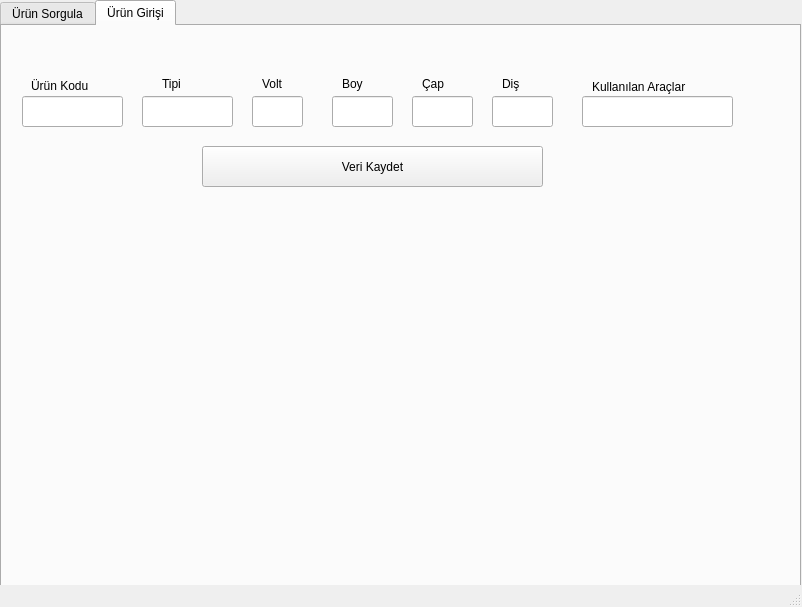
<?xml version="1.0" encoding="UTF-8"?>
<ui version="4.0">
 <class>MainWindow</class>
 <widget class="QMainWindow" name="MainWindow">
  <property name="geometry">
   <rect>
    <x>0</x>
    <y>0</y>
    <width>802</width>
    <height>607</height>
   </rect>
  </property>
  <property name="windowTitle">
   <string>MainWindow</string>
  </property>
  <widget class="QWidget" name="centralwidget">
   <widget class="QTabWidget" name="tabWidget">
    <property name="geometry">
     <rect>
      <x>0</x>
      <y>0</y>
      <width>801</width>
      <height>601</height>
     </rect>
    </property>
    <property name="currentIndex">
     <number>1</number>
    </property>
    <widget class="QWidget" name="tab">
     <attribute name="title">
      <string>Ürün Sorgula</string>
     </attribute>
     <widget class="QLineEdit" name="lineEdit_2">
      <property name="geometry">
       <rect>
        <x>220</x>
        <y>30</y>
        <width>131</width>
        <height>31</height>
       </rect>
      </property>
     </widget>
     <widget class="QTableWidget" name="tableWidget">
      <property name="geometry">
       <rect>
        <x>0</x>
        <y>130</y>
        <width>801</width>
        <height>431</height>
       </rect>
      </property>
     </widget>
     <widget class="QLabel" name="label_3">
      <property name="geometry">
       <rect>
        <x>420</x>
        <y>10</y>
        <width>60</width>
        <height>16</height>
       </rect>
      </property>
      <property name="text">
       <string>Çap</string>
      </property>
     </widget>
     <widget class="QLabel" name="label_4">
      <property name="geometry">
       <rect>
        <x>30</x>
        <y>95</y>
        <width>111</width>
        <height>21</height>
       </rect>
      </property>
      <property name="text">
       <string>Hızlı Sorgu</string>
      </property>
     </widget>
     <widget class="QLineEdit" name="lineEdit_3">
      <property name="geometry">
       <rect>
        <x>390</x>
        <y>30</y>
        <width>131</width>
        <height>31</height>
       </rect>
      </property>
     </widget>
     <widget class="QPushButton" name="pushButton">
      <property name="geometry">
       <rect>
        <x>560</x>
        <y>30</y>
        <width>113</width>
        <height>32</height>
       </rect>
      </property>
      <property name="text">
       <string>Sorgula</string>
      </property>
     </widget>
     <widget class="QLabel" name="label_2">
      <property name="geometry">
       <rect>
        <x>260</x>
        <y>10</y>
        <width>60</width>
        <height>16</height>
       </rect>
      </property>
      <property name="text">
       <string>Boy</string>
      </property>
     </widget>
     <widget class="QLineEdit" name="lineEdit_4">
      <property name="geometry">
       <rect>
        <x>140</x>
        <y>90</y>
        <width>401</width>
        <height>31</height>
       </rect>
      </property>
     </widget>
     <widget class="QPushButton" name="pushButton_2">
      <property name="geometry">
       <rect>
        <x>570</x>
        <y>90</y>
        <width>113</width>
        <height>32</height>
       </rect>
      </property>
      <property name="text">
       <string>Hızlı Sorgula</string>
      </property>
     </widget>
     <widget class="QLabel" name="label">
      <property name="geometry">
       <rect>
        <x>90</x>
        <y>10</y>
        <width>60</width>
        <height>16</height>
       </rect>
      </property>
      <property name="text">
       <string>Diş</string>
      </property>
     </widget>
     <widget class="QLineEdit" name="lineEdit">
      <property name="geometry">
       <rect>
        <x>50</x>
        <y>30</y>
        <width>131</width>
        <height>31</height>
       </rect>
      </property>
     </widget>
    </widget>
    <widget class="QWidget" name="tab_2">
     <attribute name="title">
      <string>Ürün Girişi</string>
     </attribute>
     <widget class="QLineEdit" name="urunkodu">
      <property name="geometry">
       <rect>
        <x>20</x>
        <y>70</y>
        <width>101</width>
        <height>31</height>
       </rect>
      </property>
     </widget>
     <widget class="QLineEdit" name="tipi">
      <property name="geometry">
       <rect>
        <x>140</x>
        <y>70</y>
        <width>91</width>
        <height>31</height>
       </rect>
      </property>
     </widget>
     <widget class="QLineEdit" name="voltu">
      <property name="geometry">
       <rect>
        <x>250</x>
        <y>70</y>
        <width>51</width>
        <height>31</height>
       </rect>
      </property>
     </widget>
     <widget class="QLineEdit" name="boyu">
      <property name="geometry">
       <rect>
        <x>330</x>
        <y>70</y>
        <width>61</width>
        <height>31</height>
       </rect>
      </property>
     </widget>
     <widget class="QLineEdit" name="kullailanaraclari">
      <property name="geometry">
       <rect>
        <x>580</x>
        <y>70</y>
        <width>151</width>
        <height>31</height>
       </rect>
      </property>
     </widget>
     <widget class="QLineEdit" name="capi">
      <property name="geometry">
       <rect>
        <x>410</x>
        <y>70</y>
        <width>61</width>
        <height>31</height>
       </rect>
      </property>
     </widget>
     <widget class="QLineEdit" name="disi">
      <property name="geometry">
       <rect>
        <x>490</x>
        <y>70</y>
        <width>61</width>
        <height>31</height>
       </rect>
      </property>
     </widget>
     <widget class="QLabel" name="label_5">
      <property name="geometry">
       <rect>
        <x>29</x>
        <y>50</y>
        <width>91</width>
        <height>20</height>
       </rect>
      </property>
      <property name="text">
       <string>Ürün Kodu</string>
      </property>
     </widget>
     <widget class="QLabel" name="label_6">
      <property name="geometry">
       <rect>
        <x>160</x>
        <y>50</y>
        <width>60</width>
        <height>16</height>
       </rect>
      </property>
      <property name="text">
       <string>Tipi</string>
      </property>
     </widget>
     <widget class="QLabel" name="label_7">
      <property name="geometry">
       <rect>
        <x>260</x>
        <y>50</y>
        <width>60</width>
        <height>16</height>
       </rect>
      </property>
      <property name="text">
       <string>Volt</string>
      </property>
     </widget>
     <widget class="QLabel" name="label_9">
      <property name="geometry">
       <rect>
        <x>340</x>
        <y>50</y>
        <width>60</width>
        <height>16</height>
       </rect>
      </property>
      <property name="text">
       <string>Boy</string>
      </property>
     </widget>
     <widget class="QLabel" name="label_10">
      <property name="geometry">
       <rect>
        <x>420</x>
        <y>50</y>
        <width>60</width>
        <height>16</height>
       </rect>
      </property>
      <property name="text">
       <string>Çap</string>
      </property>
     </widget>
     <widget class="QLabel" name="label_11">
      <property name="geometry">
       <rect>
        <x>500</x>
        <y>50</y>
        <width>60</width>
        <height>16</height>
       </rect>
      </property>
      <property name="text">
       <string>Diş</string>
      </property>
     </widget>
     <widget class="QLabel" name="label_12">
      <property name="geometry">
       <rect>
        <x>590</x>
        <y>50</y>
        <width>131</width>
        <height>21</height>
       </rect>
      </property>
      <property name="text">
       <string>Kullanılan Araçlar</string>
      </property>
     </widget>
     <widget class="QPushButton" name="urunkaydet">
      <property name="geometry">
       <rect>
        <x>200</x>
        <y>120</y>
        <width>341</width>
        <height>41</height>
       </rect>
      </property>
      <property name="text">
       <string>Veri Kaydet</string>
      </property>
     </widget>
    </widget>
   </widget>
  </widget>
  <widget class="QStatusBar" name="statusbar"/>
 </widget>
 <resources/>
 <connections/>
</ui>
